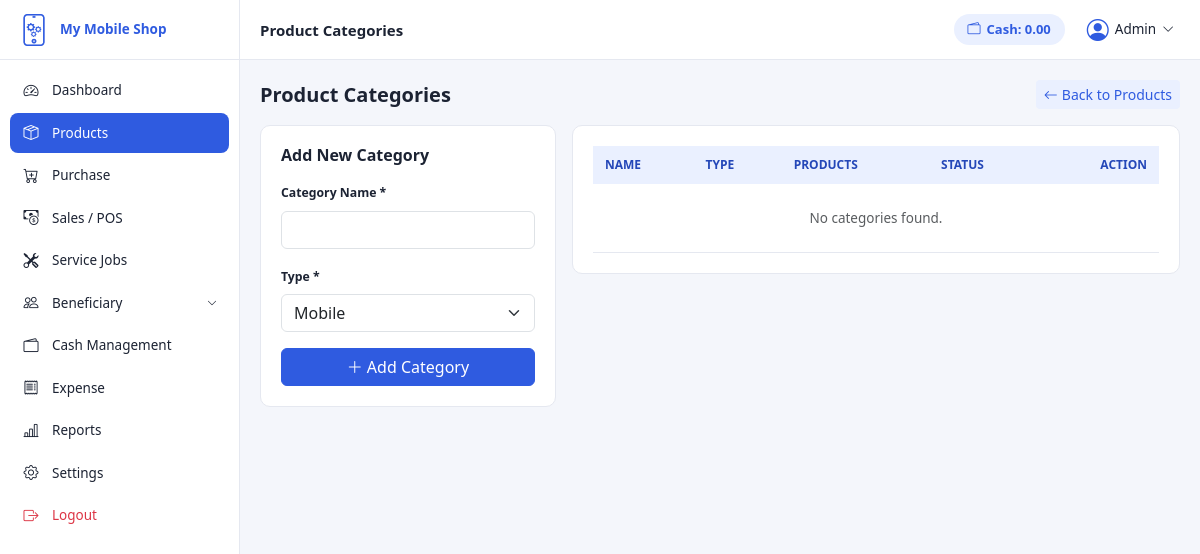
The app's page /products/category.php (signed in), older data.
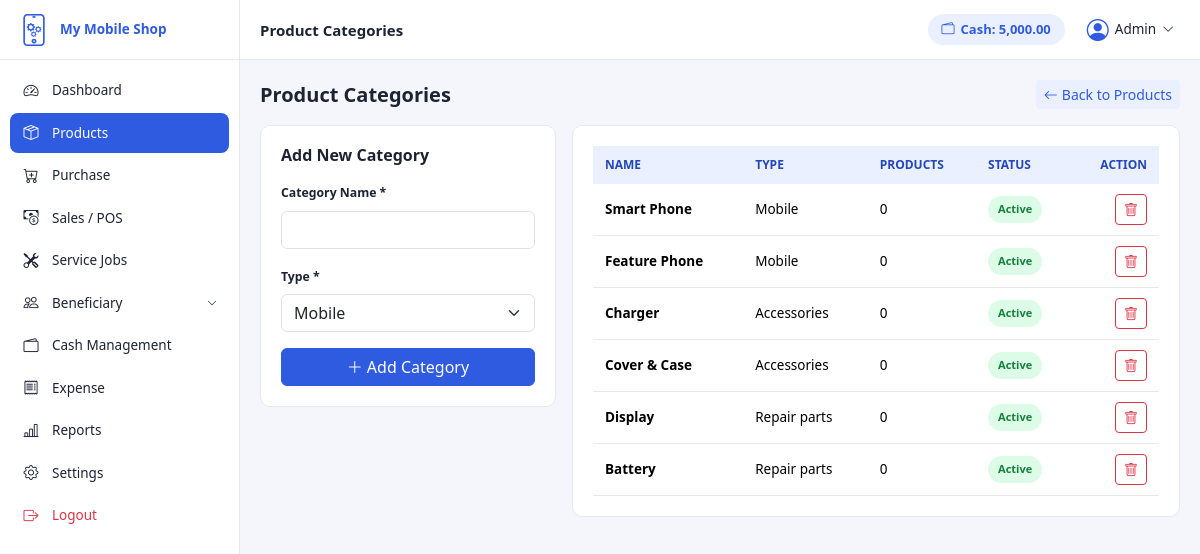
The same page, newer data.
### tables this page shows
CREATE TABLE `categories` (
  `id` int(11) NOT NULL,
  `name` varchar(100) NOT NULL,
  `type` enum('mobile','accessories','repair_parts') NOT NULL,
  `status` enum('active','inactive') NOT NULL DEFAULT 'active',
  `created_at` datetime DEFAULT current_timestamp()
);

### includes/functions.php (called while the page is built, shortened)
<?php
function money($amount) {
    return number_format((float)$amount, 2);
}
function getCurrentCash($pdo) {
    $stmt = $pdo->query("SELECT
        SUM(CASE WHEN direction = 'in' THEN amount ELSE 0 END) as total_in,
        SUM(CASE WHEN direction = 'out' THEN amount ELSE 0 END) as total_out
        FROM cash_transactions");
    $row = $stmt->fetch();
    $total_in = $row['total_in'] ?? 0;
    $total_out = $row['total_out'] ?? 0;
    return $total_in - $total_out;
}

### products/category.php (the view, shortened to what the changed rows need)
<?php
require_once __DIR__ . '/../includes/auth.php';
$categories = $pdo->query("SELECT c.*, (SELECT COUNT(*) FROM products p WHERE p.category_id = c.id) as product_count FROM categories c ORDER BY c.created_at DESC")->fetchAll();
include __DIR__ . '/../includes/header.php';
?>
<div class="main-content">
    <?php include __DIR__ . '/../includes/navbar.php'; ?>
    <div class="content-body">
        <div class="row g-3">
            <div class="col-lg-8">
                <div class="card-panel">
                    <div class="table-responsive">
                        <table class="table table-custom mb-0">
                            <thead>
                                <tr>
                                    <th>Name</th>
                                    <th>Type</th>
                                    <th>Products</th>
                                    <th>Status</th>
                                    <th class="text-end">Action</th>
                                </tr>
                            </thead>
                            <tbody>
                                <?php if (count($categories) === 0): ?>
                                <tr><td colspan="5" class="text-center text-muted py-4">No categories found.</td></tr>
                                <?php endif; ?>
                                <?php foreach ($categories as $cat): ?>
                                <tr>
                                    <td class="fw-semibold"><?= htmlspecialchars($cat['name']) ?></td>
                                    <td><?= ucfirst(str_replace('_',' ',$cat['type'])) ?></td>
                                    <td><?= $cat['product_count'] ?></td>
                                    <td>
                                        <a href="?toggle=<?= $cat['id'] ?>" class="badge-status <?= $cat['status'] === 'active' ? 'badge-completed' : 'badge-due' ?>" style="text-decoration:none;">
                                            <?= ucfirst($cat['status']) ?>
                                        </a>
                                    </td>
                                    <td class="text-end">
                                        <a href="javascript:void(0)" onclick="confirmDelete('?delete=<?= $cat['id'] ?>')" class="btn btn-sm btn-outline-danger"><i class="bi bi-trash"></i></a>
                                    </td>
                                </tr>
                                <?php endforeach; ?>
                            </tbody>
                        </table>
                    </div>
                </div>
            </div>
        </div>
    </div>
</div>
<?php include __DIR__ . '/../includes/footer.php'; ?>

### includes/navbar.php (shortened to what the changed rows need)
<header class="topbar">
    <div class="d-flex align-items-center gap-3">
        <div class="topbar-cash d-none d-md-flex">
            <i class="bi bi-wallet2"></i>
            <span>Cash: <?= money(getCurrentCash($pdo)) ?></span>
        </div>
    </div>
</header>

Row changes from the older to the newer data that the page shows:
added categories: name "Smart Phone", type "Mobile", product_count "0", status "Active"
added categories: name "Feature Phone", type "Mobile", product_count "0", status "Active"
added categories: name "Charger", type "Accessories", product_count "0", status "Active"
added categories: name "Cover & Case", type "Accessories", product_count "0", status "Active"
added categories: name "Display", type "Repair parts", product_count "0", status "Active"
added categories: name "Battery", type "Repair parts", product_count "0", status "Active"
Text that changed along with them:
money(getCurrentCash($pdo)): "0.00" → "5,000.00"
text no longer shown: "No categories found."
